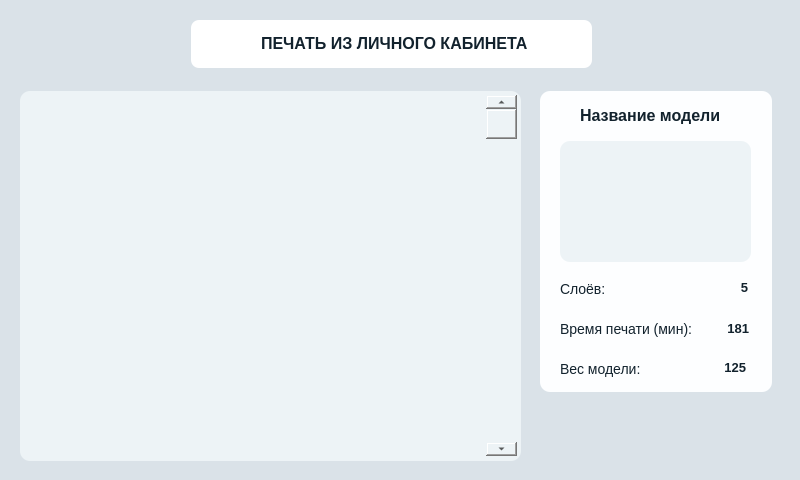
<?xml version="1.0" encoding="UTF-8"?>
<ui version="4.0">
 <class>AccountPrintWindow</class>
 <widget class="QMainWindow" name="AccountPrintWindow">
  <property name="geometry">
   <rect>
    <x>0</x>
    <y>0</y>
    <width>800</width>
    <height>480</height>
   </rect>
  </property>
  <property name="windowTitle">
   <string>MainWindow</string>
  </property>
  <property name="styleSheet">
   <string notr="true">background-color: rgb(218, 226, 232);</string>
  </property>
  <widget class="QWidget" name="centralwidget">
   <widget class="QFrame" name="frame">
    <property name="geometry">
     <rect>
      <x>191</x>
      <y>20</y>
      <width>401</width>
      <height>48</height>
     </rect>
    </property>
    <property name="styleSheet">
     <string notr="true">background-color: rgb(255, 255, 255);
border-radius: 8px;</string>
    </property>
    <property name="frameShape">
     <enum>QFrame::StyledPanel</enum>
    </property>
    <property name="frameShadow">
     <enum>QFrame::Raised</enum>
    </property>
    <widget class="QLabel" name="label">
     <property name="geometry">
      <rect>
       <x>70</x>
       <y>13</y>
       <width>291</width>
       <height>20</height>
      </rect>
     </property>
     <property name="styleSheet">
      <string notr="true">color: #12222D;
font-family: 'RF Dewi';
font-style: normal;
font-weight: 700;
font-size: 16px;
line-height: 120%;
text-align: center;</string>
     </property>
     <property name="text">
      <string>ПЕЧАТЬ ИЗ ЛИЧНОГО КАБИНЕТА</string>
     </property>
    </widget>
   </widget>
   <widget class="QLabel" name="label_2">
    <property name="geometry">
     <rect>
      <x>686</x>
      <y>30</y>
      <width>94</width>
      <height>31</height>
     </rect>
    </property>
    <property name="text">
     <string/>
    </property>
    <property name="pixmap">
     <pixmap resource="res.qrc">:/res/img/logo.png</pixmap>
    </property>
    <property name="scaledContents">
     <bool>true</bool>
    </property>
   </widget>
   <widget class="QLabel" name="label_16">
    <property name="geometry">
     <rect>
      <x>20</x>
      <y>20</y>
      <width>151</width>
      <height>48</height>
     </rect>
    </property>
    <property name="text">
     <string/>
    </property>
    <property name="pixmap">
     <pixmap resource="res.qrc">:/res/img/back.png</pixmap>
    </property>
    <property name="scaledContents">
     <bool>false</bool>
    </property>
   </widget>
   <widget class="QPushButton" name="backButton">
    <property name="geometry">
     <rect>
      <x>10</x>
      <y>10</y>
      <width>171</width>
      <height>61</height>
     </rect>
    </property>
    <property name="focusPolicy">
     <enum>Qt::NoFocus</enum>
    </property>
    <property name="styleSheet">
     <string notr="true">background-color: transparent;
border : 0;</string>
    </property>
    <property name="text">
     <string/>
    </property>
   </widget>
   <widget class="QFrame" name="frame_3">
    <property name="geometry">
     <rect>
      <x>20</x>
      <y>91</y>
      <width>501</width>
      <height>370</height>
     </rect>
    </property>
    <property name="styleSheet">
     <string notr="true">background: #EDF3F6;
border-radius: 10px;</string>
    </property>
    <property name="frameShape">
     <enum>QFrame::StyledPanel</enum>
    </property>
    <property name="frameShadow">
     <enum>QFrame::Raised</enum>
    </property>
    <widget class="QScrollBar" name="verticalScrollBar">
     <property name="geometry">
      <rect>
       <x>466</x>
       <y>4</y>
       <width>31</width>
       <height>361</height>
      </rect>
     </property>
     <property name="orientation">
      <enum>Qt::Vertical</enum>
     </property>
    </widget>
   </widget>
   <widget class="QFrame" name="frame_4">
    <property name="geometry">
     <rect>
      <x>540</x>
      <y>91</y>
      <width>232</width>
      <height>301</height>
     </rect>
    </property>
    <property name="styleSheet">
     <string notr="true">background: #FDFEFF;
border-radius: 10px;</string>
    </property>
    <property name="frameShape">
     <enum>QFrame::StyledPanel</enum>
    </property>
    <property name="frameShadow">
     <enum>QFrame::Raised</enum>
    </property>
    <widget class="QLabel" name="modelNameLabel">
     <property name="geometry">
      <rect>
       <x>40</x>
       <y>14</y>
       <width>151</width>
       <height>20</height>
      </rect>
     </property>
     <property name="styleSheet">
      <string notr="true">color: #12222D;
font-family: 'RF Dewi';
font-style: normal;
font-weight: 700;
font-size: 16px;</string>
     </property>
     <property name="text">
      <string>Название модели</string>
     </property>
    </widget>
    <widget class="QFrame" name="frame_5">
     <property name="geometry">
      <rect>
       <x>20</x>
       <y>50</y>
       <width>191</width>
       <height>121</height>
      </rect>
     </property>
     <property name="styleSheet">
      <string notr="true">background: #EDF3F6;
border-radius: 10px;</string>
     </property>
     <property name="frameShape">
      <enum>QFrame::StyledPanel</enum>
     </property>
     <property name="frameShadow">
      <enum>QFrame::Raised</enum>
     </property>
    </widget>
    <widget class="QTextBrowser" name="layerLable">
     <property name="geometry">
      <rect>
       <x>81</x>
       <y>185</y>
       <width>131</width>
       <height>31</height>
      </rect>
     </property>
     <property name="styleSheet">
      <string notr="true">font-family: 'RF Dewi';
font-style: normal;
font-weight: 700;
font-size: 14px;
line-height: 130%;
color: #12222D;</string>
     </property>
     <property name="html">
      <string>&lt;!DOCTYPE HTML PUBLIC &quot;-//W3C//DTD HTML 4.0//EN&quot; &quot;http://www.w3.org/TR/REC-html40/strict.dtd&quot;&gt;
&lt;html&gt;&lt;head&gt;&lt;meta name=&quot;qrichtext&quot; content=&quot;1&quot; /&gt;&lt;meta charset=&quot;utf-8&quot; /&gt;&lt;style type=&quot;text/css&quot;&gt;
p, li { white-space: pre-wrap; }
&lt;/style&gt;&lt;/head&gt;&lt;body style=&quot; font-family:'RF Dewi'; font-size:14px; font-weight:700; font-style:normal;&quot;&gt;
&lt;p align=&quot;right&quot; style=&quot; margin-top:0px; margin-bottom:0px; margin-left:0px; margin-right:0px; -qt-block-indent:0; text-indent:0px;&quot;&gt;&lt;span style=&quot; font-size:10pt; font-weight:696;&quot;&gt;5&lt;/span&gt;&lt;/p&gt;&lt;/body&gt;&lt;/html&gt;</string>
     </property>
    </widget>
    <widget class="QLabel" name="label_7">
     <property name="geometry">
      <rect>
       <x>20</x>
       <y>230</y>
       <width>131</width>
       <height>16</height>
      </rect>
     </property>
     <property name="styleSheet">
      <string notr="true">color: #12222D;
font-family: 'RF Dewi';
font-style: normal;
font-size: 14px;</string>
     </property>
     <property name="text">
      <string>Время печати (мин):</string>
     </property>
    </widget>
    <widget class="QLabel" name="label_8">
     <property name="geometry">
      <rect>
       <x>20</x>
       <y>270</y>
       <width>81</width>
       <height>16</height>
      </rect>
     </property>
     <property name="styleSheet">
      <string notr="true">color: #12222D;
font-family: 'RF Dewi';
font-style: normal;
font-size: 14px;</string>
     </property>
     <property name="text">
      <string>Вес модели:</string>
     </property>
    </widget>
    <widget class="QTextBrowser" name="timeLabel">
     <property name="geometry">
      <rect>
       <x>152</x>
       <y>226</y>
       <width>61</width>
       <height>31</height>
      </rect>
     </property>
     <property name="styleSheet">
      <string notr="true">font-family: 'RF Dewi';
font-style: normal;
font-weight: 700;
font-size: 14px;
line-height: 130%;
color: #12222D;</string>
     </property>
     <property name="html">
      <string>&lt;!DOCTYPE HTML PUBLIC &quot;-//W3C//DTD HTML 4.0//EN&quot; &quot;http://www.w3.org/TR/REC-html40/strict.dtd&quot;&gt;
&lt;html&gt;&lt;head&gt;&lt;meta name=&quot;qrichtext&quot; content=&quot;1&quot; /&gt;&lt;meta charset=&quot;utf-8&quot; /&gt;&lt;style type=&quot;text/css&quot;&gt;
p, li { white-space: pre-wrap; }
&lt;/style&gt;&lt;/head&gt;&lt;body style=&quot; font-family:'RF Dewi'; font-size:14px; font-weight:700; font-style:normal;&quot;&gt;
&lt;p align=&quot;right&quot; style=&quot; margin-top:0px; margin-bottom:0px; margin-left:0px; margin-right:0px; -qt-block-indent:0; text-indent:0px;&quot;&gt;&lt;span style=&quot; font-size:10pt; font-weight:696;&quot;&gt;181&lt;/span&gt;&lt;/p&gt;&lt;/body&gt;&lt;/html&gt;</string>
     </property>
    </widget>
    <widget class="QTextBrowser" name="widthLabel">
     <property name="geometry">
      <rect>
       <x>109</x>
       <y>265</y>
       <width>101</width>
       <height>31</height>
      </rect>
     </property>
     <property name="styleSheet">
      <string notr="true">font-family: 'RF Dewi';
font-style: normal;
font-weight: 700;
font-size: 14px;
line-height: 130%;
color: #12222D;</string>
     </property>
     <property name="html">
      <string>&lt;!DOCTYPE HTML PUBLIC &quot;-//W3C//DTD HTML 4.0//EN&quot; &quot;http://www.w3.org/TR/REC-html40/strict.dtd&quot;&gt;
&lt;html&gt;&lt;head&gt;&lt;meta name=&quot;qrichtext&quot; content=&quot;1&quot; /&gt;&lt;meta charset=&quot;utf-8&quot; /&gt;&lt;style type=&quot;text/css&quot;&gt;
p, li { white-space: pre-wrap; }
&lt;/style&gt;&lt;/head&gt;&lt;body style=&quot; font-family:'RF Dewi'; font-size:14px; font-weight:700; font-style:normal;&quot;&gt;
&lt;p align=&quot;right&quot; style=&quot; margin-top:0px; margin-bottom:0px; margin-left:0px; margin-right:0px; -qt-block-indent:0; text-indent:0px;&quot;&gt;&lt;span style=&quot; font-size:10pt; font-weight:696;&quot;&gt;125&lt;/span&gt;&lt;/p&gt;&lt;/body&gt;&lt;/html&gt;</string>
     </property>
    </widget>
    <widget class="QLabel" name="label_6">
     <property name="geometry">
      <rect>
       <x>20</x>
       <y>190</y>
       <width>61</width>
       <height>16</height>
      </rect>
     </property>
     <property name="styleSheet">
      <string notr="true">color: #12222D;
font-family: 'RF Dewi';
font-style: normal;
font-size: 14px;</string>
     </property>
     <property name="text">
      <string>Слоёв:</string>
     </property>
    </widget>
    <zorder>modelNameLabel</zorder>
    <zorder>frame_5</zorder>
    <zorder>layerLable</zorder>
    <zorder>label_8</zorder>
    <zorder>timeLabel</zorder>
    <zorder>widthLabel</zorder>
    <zorder>label_6</zorder>
    <zorder>label_7</zorder>
   </widget>
   <widget class="QLabel" name="label_3">
    <property name="enabled">
     <bool>false</bool>
    </property>
    <property name="geometry">
     <rect>
      <x>540</x>
      <y>403</y>
      <width>232</width>
      <height>61</height>
     </rect>
    </property>
    <property name="text">
     <string/>
    </property>
    <property name="pixmap">
     <pixmap resource="res.qrc">:/res/img/start_print.png</pixmap>
    </property>
   </widget>
   <widget class="QLabel" name="connectionWifi">
    <property name="geometry">
     <rect>
      <x>610</x>
      <y>20</y>
      <width>48</width>
      <height>48</height>
     </rect>
    </property>
    <property name="text">
     <string/>
    </property>
    <property name="pixmap">
     <pixmap resource="res.qrc">:/res/img/noSignal.png</pixmap>
    </property>
   </widget>
  </widget>
 </widget>
 <resources>
  <include location="res.qrc"/>
 </resources>
 <connections/>
</ui>
